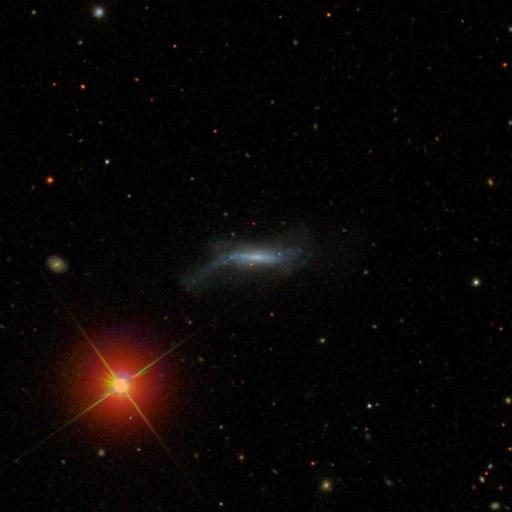
#> input picture galaxies/pgc31697_d25x2_rot_gri.jpg, 512 x 512 px, given in place of pgc72387_d25x2_rot_gri.sdss.jpg, which was not available
$ jupyter execute --allow-errors im_scale.ipynb   (Python 2 division)   (older library calls are emulated)
#> lines starting #> are read from the running program, lines starting #| are printed output that depends on the picture; pictures that were not available may be replaced by others from this repository, and a replacement may not be noted
[cell 1]
import sys
import os
import subprocess
from math import *
import numpy as np
from datetime import *
from pylab import *
import matplotlib as mpl
from matplotlib.widgets import Slider, Button, RadioButtons
import matplotlib.pyplot as plt
from astropy.table import Table, Column
from mpl_toolkits.axes_grid1 import make_axes_locatable
from optparse import OptionParser
from PIL import Image#, ImageTk
from subprocess import Popen, PIPE
import matplotlib.patches as patches
import scipy.misc as scimisc

[cell 2]
img = Image.open('../galaxies/pgc72387_d25x2_rot_gri.sdss.jpg')
#> img is the input picture: PIL image 512x512 RGB; mean R, G, B 10.1, 6, 5.3

# image = np.asarray(rsize)

plt.imshow(img)

[cell 3]
img_rot = scimisc.imrotate(img, -20, interp='bilinear')
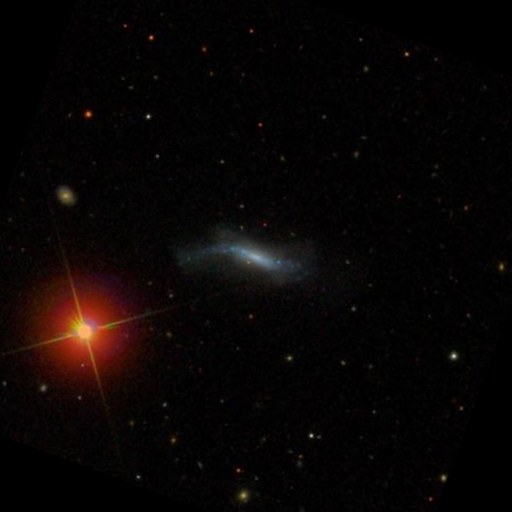
#> img_rot: shape (512, 512, 3); mean R, G, B 9, 5.1, 4.4
plt.imshow(img_rot)

[cell 4]
# [11 lines of commented-out code are left out]

img = Image.open('../galaxies/pgc3957878_d25x2_rot_gri.sdss.jpg')
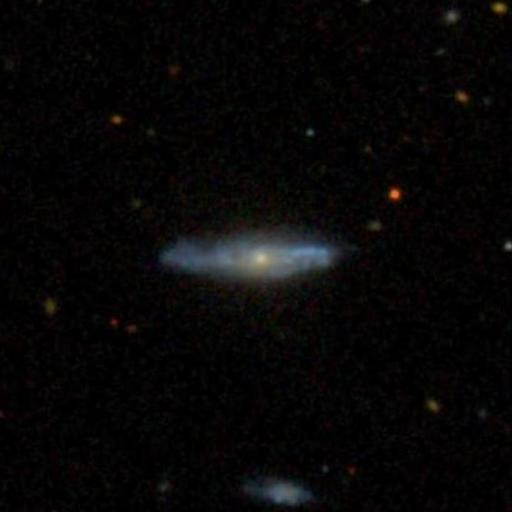
#> input picture galaxies/pgc3738_d25x2_rot_gri.jpg, 512 x 512 px, given in place of pgc3957878_d25x2_rot_gri.sdss.jpg, which was not available
#> img is the input picture: PIL image 512x512 RGB; mean R, G, B 7.3, 6.6, 6.6
angle = 0
scale = 1.0


img_rot = scimisc.imrotate(img, -angle, interp='bilinear')

img_rot = np.asarray(img_rot)

N = img_rot.shape
#> N = (512, 512, 3)
d = N[0]
#> d = 512
p =  int(d/scale)
#> p = 512
d1 = d/2-p/2
#> d1 = 0
d2 = d1 + p
#> d2 = 512

img_cut = img_rot[d1:d2, d1:d2, :]

img = Image.fromarray(img_cut, 'RGB').resize((128,128))
#> img: PIL image 128x128 RGB

plt.imshow(img)

np.asarray(img).shape


img.save("test.jpg", "JPEG")

[cell 5]
img = Image.open('128x128/pgc1528614_128x128_84.jpg')
img_arr = np.asarray(img)

plt.imshow(np.flip(np.flip(img_arr, axis=0),axis=1))
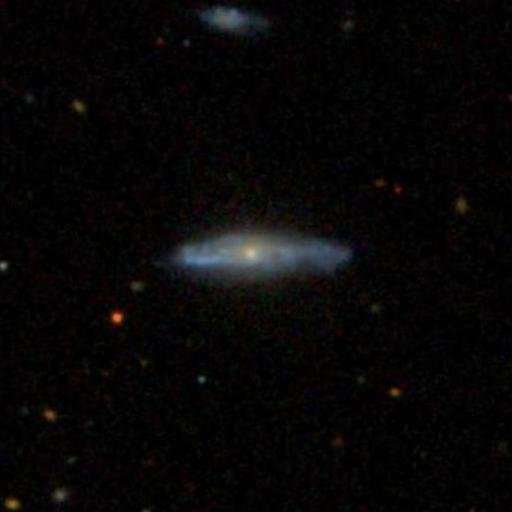
#> shown: shape (512, 512, 3); mean R, G, B 7.3, 6.6, 6.6

[cell 6]
def inc_class(inc):

    if inc=='0':
        return 0
    elif inc=='F':
        return 1
    else:
#         return (int(inc)-1)/5-6
        return int(inc)

[cell 7]
import glob
files = glob.glob('128x128/*jpg')
N = 4*len(files)

images = np.zeros((N, 128, 128, 3), dtype=np.dtype('>i4'))

# firs index for pgcID
# second index for labels
labels = np.zeros((2, N), dtype=np.dtype('>i4'))

#> (the rest of this cell did not finish here and is left out)

[cell 8]
i = 1400
#> (the rest of this cell did not finish here and is left out)

[cell 9]
np.savez_compressed('data_128x128.npz', images=images, labels=labels)

[cell 10]
data = np.load('data_128x128.npz')
images_ = data['images']
labels_ = data['labels']
data.close()

[cell 11]
i = 0
print labels_[0][i], labels_[1][i]
plt.imshow(images_[i])

[cell 12]
print images_.shape
ix, = np.where(labels_[1,:]>1)

images_c = images_[ix]
labels_c = labels_[1][ix]

print images_c.shape

i = 81
#> (the rest of this cell did not finish here and is left out)

[cell 13]
plt.hist(labels_c[labels_c>50])
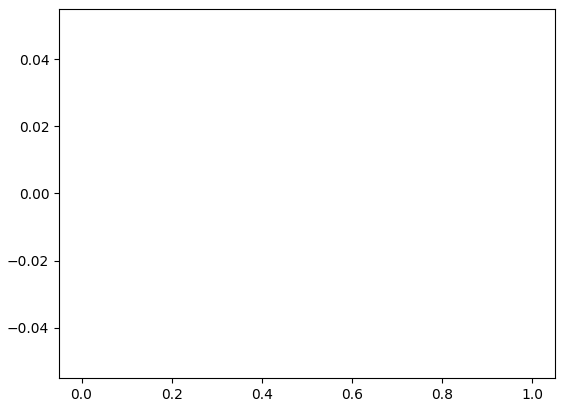
#> figure drawn by matplotlib, 1 panel
